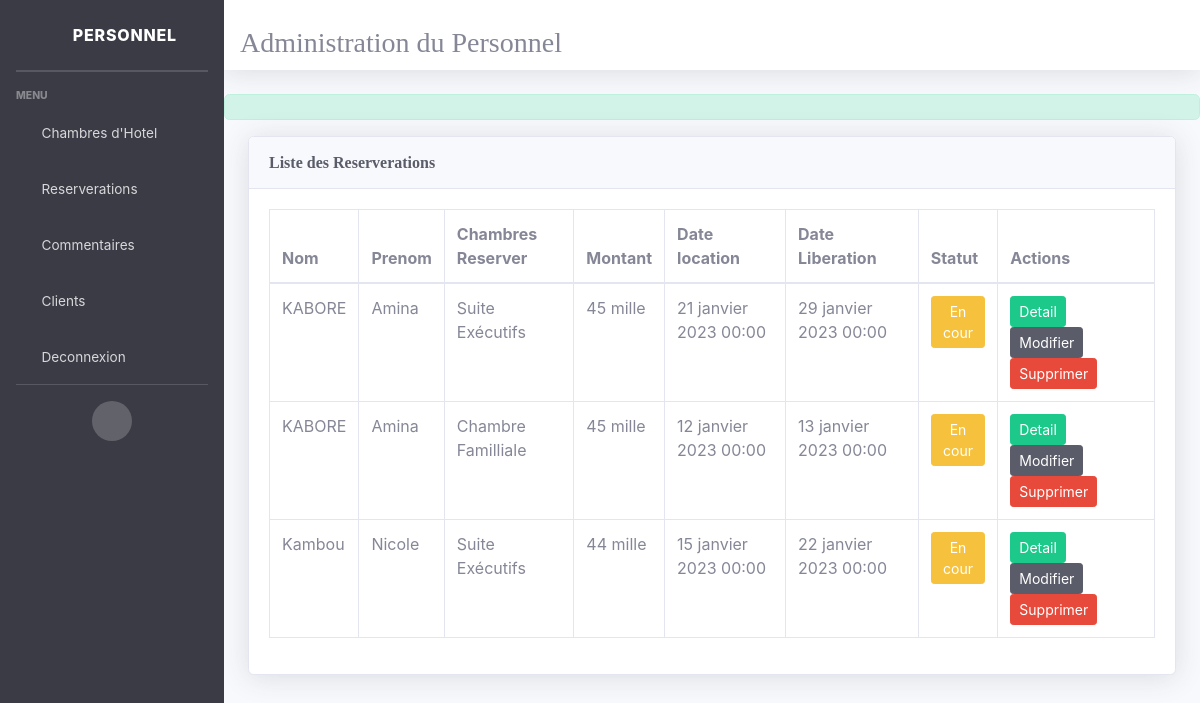
The app's page /location with its own data.
### Hotel/models.py (models this page shows, shortened)
class location(models.Model):
    date_location = models.DateTimeField(auto_now_add=0)
    date_retour = models.DateTimeField()
    cout = models.IntegerField()
    statu = models.BooleanField(default=0)
    client_id = models.ForeignKey(client, default=0, on_delete=models.CASCADE)
    chambre_id = models.ForeignKey(chambre, default=0, on_delete=models.CASCADE)

class client(models.Model):
    nom = models.CharField(max_length=40)
    prenom = models.CharField(max_length=50)
    adresse = models.CharField(max_length=20)
    email = models.CharField(max_length=20)
    ville =models.CharField(max_length=20)
    pays = models.CharField(max_length=20)

class chambre(models.Model):
    date_creation = models.DateField(default="null")
    cout = models.IntegerField()
    taille = models.IntegerField()
    type_chambre_id = models.ForeignKey(type_chambre, default=0, on_delete=models.CASCADE)
    photo = models.ImageField(verbose_name='photo de chambre' , default="img_chambre/default.jpg", upload_to='img_chambre')

class type_chambre(models.Model):
    nom = models.CharField(max_length=30)

### Hotel/views.py (the view)
# urls.py: path('location',locations, name='locations'),
def locations(request):
    anima = location.objects.all()
    statu = location.objects.all()
    return render(request,'personel/location.html', {'locations' : anima, 'statut':statu})

### Hotel/templates/personel/location.html (shortened to what this page needs)
{% extends 'bose.html' %}
{% block content %}
<div class="container-fluid">
  <div class="card shadow mb-4">
                          <div class="card-header py-3">
                              <h6 class="m-0 font-weight-bold text-primary">Liste des Reserverations</h6>
                          </div>
                          <div class="card-body">
                              <div class="table-responsive">
                                  <table class="table table-bordered" id="dataTable" width="100%" cellspacing="0">
                          <thead>
                              <th>Nom</th>
                              <th>Prenom</th>
                              <th>Chambres Reserver </th>
                              <th>Montant</th>
                              <th>Date location</th>
                              <th>Date Liberation</th>
                              <th>Statut</th>
                              <th>Actions</th>
                          </thead>
      <tbody>
        {% for pers in locations %}
        <tr>
          <td>{{pers.client_id.nom}}</td>
          <td>{{pers.client_id.prenom}}</td>
          <td>{{pers.chambre_id.type_chambre_id.nom}}</td>
          <td>{{pers.cout}} mille</td>
          <td>{{pers.date_location}}</td>
          <td>{{pers.date_retour}}</td>
          <td class="edit">
            {%if pers.statu  %}
            <a href='#' class = 'btn btn-danger btn-sm'> Terminé</a>
            {% else %}
            <a href='#' class = 'btn btn-warning btn-sm'>En cour</a>
            {% endif %}
          </td>
          <td>
            <a href='{% url 'afficher' pers.id %}' class = 'btn btn-success btn-sm'>Detail</a>
            <a href='{% url 'modifier_loc' pers.id %}' class = 'btn btn-primary btn-sm'>Modifier</a>
            <form action='{% url "supprimer" pers.id %}' method='Post' class='d-inline'>
             <input type='submit' class='btn btn-danger btn-sm' value='Supprimer' >
            </form>
          </td>
        </tr>
        {% endfor %}
      </tbody>
    </table>
</div>
</div>
</div>
</div>
    {% endblock content %}

### Hotel/templates/bose.html (shortened to what this page needs)
{%load static %}
<!DOCTYPE html>
<html lang="fr">
<head>
 <link href="{% static 'vendor/fontawesome-free/css/all.min.css'%}" rel="stylesheet" type="text/css">
    <link href="{% static 'css/sb-admin-2.min.css'%}" rel="stylesheet">
    <link href="{% static 'css/blog.css' %}" rel="stylesheet">
</head>
<body id="page-top">
    <div id="wrapper">
        <ul class="navbar-nav bg-gradient-primary sidebar sidebar-dark accordion" id="accordionSidebar">
            <a class="sidebar-brand d-flex align-items-center justify-content-center" href="#">
                <div class="sidebar-brand-icon">
                    <i class="fas fa-hotel"></i>
                </div>
                <div class="sidebar-brand-text mx-3">Personnel</div>
            </a>
            <hr class="sidebar-divider my-0">
            <hr class="sidebar-divider">
            <div class="sidebar-heading">
                Menu
            </div>
            <li class="nav-item">
                <a class="nav-link collapsed" href="#" data-toggle="collapse" data-target="#collapseTwo"
                    aria-expanded="true" aria-controls="collapseTwo">
                    <i class="fas fa-fw fa-users"></i>
                    <span>Chambres d'Hotel</span>
                </a>
            </li>
            <li class="nav-item">
                <a class="nav-link collapsed" href="#" data-toggle="collapse" data-target="#collapsePages"
                    aria-expanded="true" aria-controls="collapsePages">
                    <i class="fas fa-fw fa-edit"></i>
                    <span>Reserverations</span>
                </a>
            </li>
            <li class="nav-item">
                <a class="nav-link collapsed" href="#" data-toggle="collapse" data-target="#collapseUtilities"
                    aria-expanded="true" aria-controls="collapseUtilities">
                    <i class="fas fa-fw fa-wrench"></i>
                    <span>Commentaires</span>
                </a>
            </li>
           <li class="nav-item">
            <a class="nav-link " href="client" >
                <i class="fas fa-fw fa-user"></i>
                <span>Clients</span>
            </a>
       </li>
       <li class="nav-item">
        <a class="nav-link " href="{% url 'deconnecter' %}" >
            <i class="fas fa-fw fa-windows"></i>
            <span>Deconnexion</span>
        </a>
   </li>
            <hr class="sidebar-divider d-none d-md-block">
            <div class="text-center d-none d-md-inline">
                <button class="rounded-circle border-0" id="sidebarToggle"></button>
            </div>
        </ul>
        <div id="content-wrapper" class="d-flex flex-column">
            <div id="content">
                <nav class="navbar navbar-expand navbar-light bg-white topbar mb-4 static-top shadow">
                    <div class="mon_annee">
                    <i class="fas fa-book-open"></i>
                        <h3 class="mon_annee text-black-800">Administration du Personnel</h3>
                    </div>
                </nav>
                <div class="alert alert-success">
                  </div>
                {% block content %}
                {% endblock content %}
</body>
</html>

### Hotel/static/css/blog.css (style rules this page uses)
h1, h2, h3, h4, h5, h6 { font-family: "Playfair Display", Georgia, "Times New Roman", serif; }

### records on screen
location: client_id.nom "KABORE", client_id.prenom "Amina", chambre_id.type_chambre_id.nom "Suite Exécutifs", cout "45", date_location "21 janvier 2023 00:00", date_retour "29 janvier 2023 00:00", statu "En cour"
location: client_id.nom "KABORE", client_id.prenom "Amina", chambre_id.type_chambre_id.nom "Chambre Familliale", cout "45", date_location "12 janvier 2023 00:00", date_retour "13 janvier 2023 00:00", statu "En cour"
location: client_id.nom "Kambou", client_id.prenom "Nicole", chambre_id.type_chambre_id.nom "Suite Exécutifs", cout "44", date_location "15 janvier 2023 00:00", date_retour "22 janvier 2023 00:00", statu "En cour"
